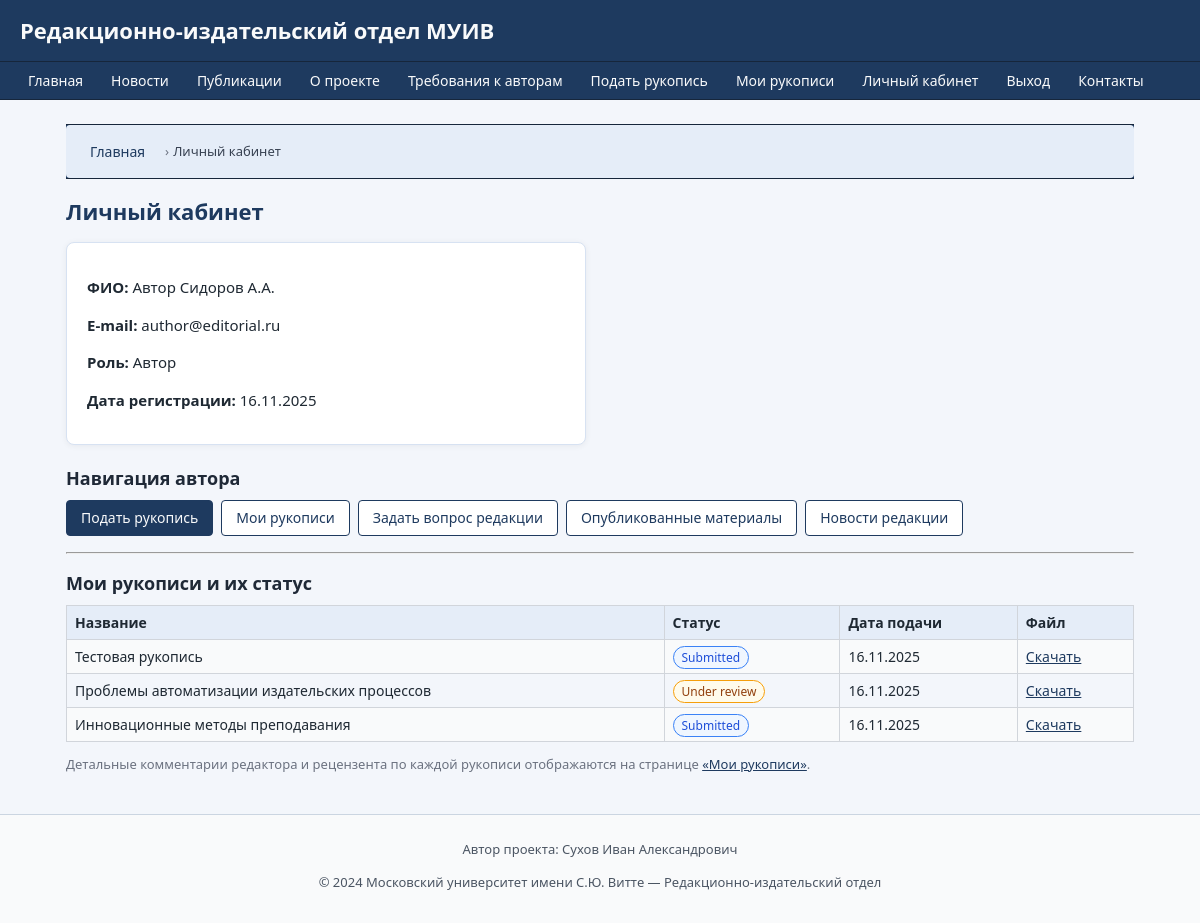
The page /lk (signed in) on the database as committed earlier.
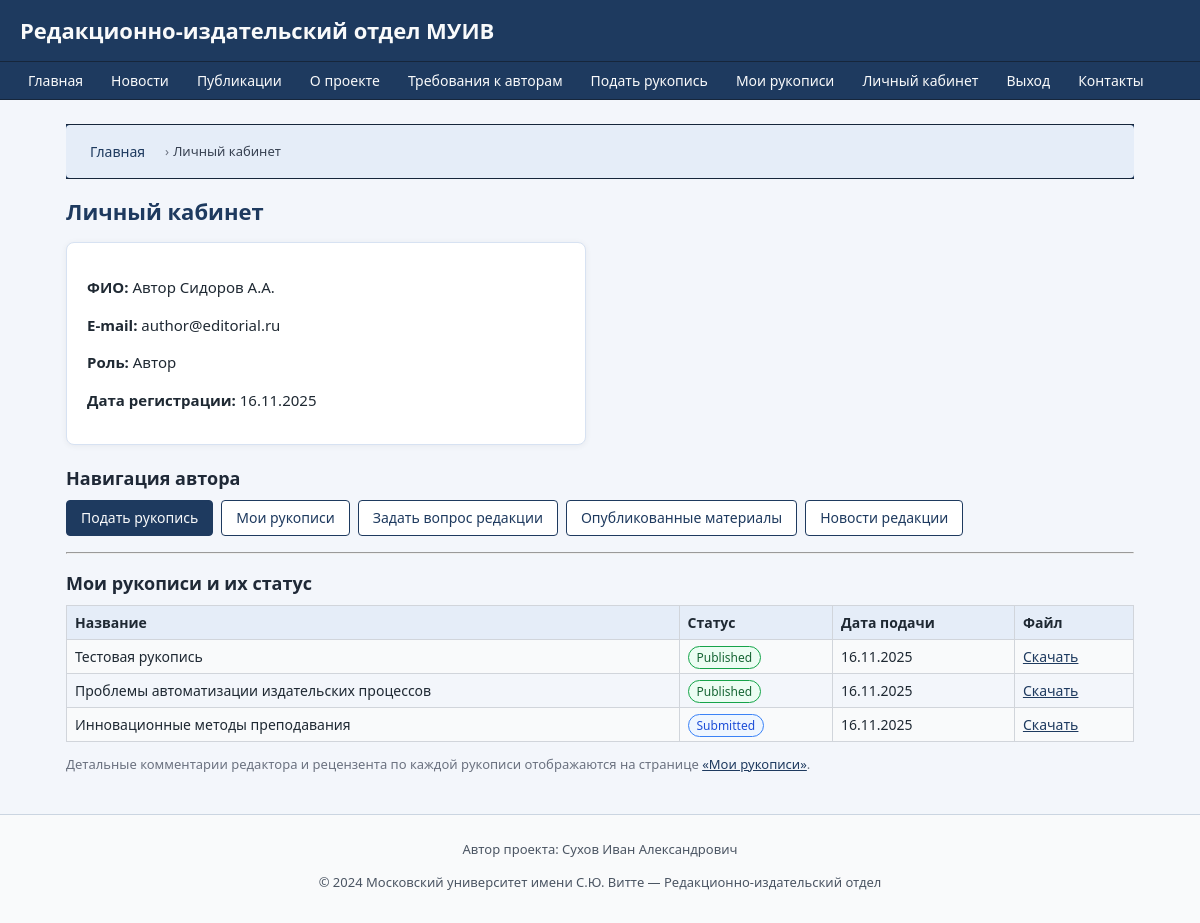
The same page on the database as committed later.
### models.py (models this page shows)
class User(db.Model):
    __tablename__ = 'users'
    id = db.Column(db.Integer, primary_key=True)
    full_name = db.Column(db.String(128), nullable=False)
    email = db.Column(db.String(128), unique=True, nullable=False)
    password_hash = db.Column(db.String(128), nullable=False)
    role = db.Column(db.String(32), nullable=False)  # author, staff, reviewer, admin
    registered_at = db.Column(db.DateTime, default=datetime.utcnow)
    is_blocked = db.Column(db.Boolean, default=False)
    manuscripts = db.relationship('Manuscript', backref='author', lazy=True)
    reviews_made = db.relationship('Review', foreign_keys='Review.reviewer_id',
                                   backref='reviewer_user', lazy=True)
    messages_sent = db.relationship('Message', backref='sender', lazy=True)
    history_entries = db.relationship('ManuscriptHistory',
                                      backref='actor',
                                      lazy=True,
                                      foreign_keys='ManuscriptHistory.actor_id')

class Manuscript(db.Model):
    __tablename__ = 'manuscripts'
    id = db.Column(db.Integer, primary_key=True)
    title = db.Column(db.String(256), nullable=False)
    description = db.Column(db.Text)
    file_path = db.Column(db.String(256), nullable=False)
    status = db.Column(db.String(32), nullable=False, default='submitted')
    created_at = db.Column(db.DateTime, default=datetime.utcnow)
    updated_at = db.Column(db.DateTime, default=datetime.utcnow, onupdate=datetime.utcnow)
    author_id = db.Column(db.Integer, db.ForeignKey('users.id'), nullable=False)
    publication_id = db.Column(db.Integer, db.ForeignKey('publications.id'), nullable=True)
    reviews = db.relationship('Review', backref='manuscript', lazy=True)
    history = db.relationship('ManuscriptHistory',
                              backref='manuscript',
                              lazy=True,
                              order_by='ManuscriptHistory.created_at')

### routes.py (the view, shortened to what this page needs)
@routes.route('/lk')
@login_required()
def lk():
    user = current_user()
    author_manuscripts = []
    reviewer_reviews = []
    staff_manuscripts = []
    admin_stats = {}
    if user.role == 'author':
        author_manuscripts = Manuscript.query.filter_by(author_id=user.id).order_by(Manuscript.created_at.desc()).all()
    elif user.role == 'reviewer':
        reviewer_reviews = Review.query.filter_by(reviewer_id=user.id).order_by(Review.created_at.desc()).all()
    elif user.role == 'staff':
        staff_manuscripts = Manuscript.query.order_by(Manuscript.created_at.desc()).limit(20).all()
    return render_template(
        'auth/profile.html',  # здесь будет универсальный ЛК
        user=user,
        author_manuscripts=author_manuscripts,
        reviewer_reviews=reviewer_reviews,
        staff_manuscripts=staff_manuscripts,
        admin_stats=admin_stats,
        breadcrumbs=[
            ("Главная", url_for('routes.index')),
            ("Личный кабинет", None)
        ]
    )

### routes.py (called while the page is built)
def current_user():
    uid = session.get('user_id')
    if uid:
        return User.query.get(uid)
    return None

def login_required(role=None):
    def wrapper(f):
        from functools import wraps
        @wraps(f)
        def decorated_function(*args, **kwargs):
            user = current_user()
            if not user:
                flash("Для доступа требуется вход.", "warning")
                return redirect(url_for('routes.login'))
            if role and user.role != role:
                flash("Недостаточно прав.", "danger")
                return redirect(url_for('routes.index'))
            return f(*args, **kwargs)
        return decorated_function
    return wrapper

### templates/auth/profile.html (shortened to what this page needs)
{% extends "base.html" %}
{% block content %}
<h2>Личный кабинет</h2>
<div class="card" style="max-width: 520px; margin-bottom: 20px;">
    <p><b>ФИО:</b> {{ user.full_name }}</p>
    <p><b>E-mail:</b> {{ user.email }}</p>
    <p><b>Роль:</b>
        {% if user.role == 'author' %}
            Автор
        {% elif user.role == 'staff' %}
            Редактор
        {% elif user.role == 'reviewer' %}
            Рецензент
        {% elif user.role == 'admin' %}
            Администратор
        {% else %}
            {{ user.role }}
        {% endif %}
    </p>
    <p><b>Дата регистрации:</b> {{ user.registered_at.strftime('%d.%m.%Y') if user.registered_at else '' }}</p>
</div>
{% if user.role == 'author' %}
    <h3>Навигация автора</h3>
    <div class="lk-actions-grid">
        <a class="btn btn-primary" href="{{ url_for('routes.submit_manuscript') }}">Подать рукопись</a>
        <a class="btn btn-outline" href="{{ url_for('routes.manuscript_status') }}">Мои рукописи</a>
        <a class="btn btn-outline" href="{{ url_for('routes.contact') }}">Задать вопрос редакции</a>
        <a class="btn btn-outline" href="{{ url_for('routes.publications') }}">Опубликованные материалы</a>
        <a class="btn btn-outline" href="{{ url_for('routes.news') }}">Новости редакции</a>
    </div>
    <hr>
    <h3>Мои рукописи и их статус</h3>
    {% if author_manuscripts %}
        <table class="table-striped">
            <tr>
                <th>Название</th>
                <th>Статус</th>
                <th>Дата подачи</th>
                <th>Файл</th>
            </tr>
            {% for m in author_manuscripts %}
            <tr>
                <td>{{ m.title }}</td>
                <td>
                    <span class="manuscript-status status-{{ m.status }}">
                        {{ m.status|replace('_', ' ')|capitalize }}
                    </span>
                </td>
                <td>{{ m.created_at.strftime('%d.%m.%Y') if m.created_at else '' }}</td>
                <td>
                    <a href="{{ url_for('routes.media', filename=m.file_path[6:] if m.file_path.startswith('media/') else m.file_path) }}"
                       target="_blank">Скачать</a>
                </td>
            </tr>
            {% endfor %}
        </table>
        <p class="hint">
            Детальные комментарии редактора и рецензента по каждой рукописи отображаются на странице
            <a href="{{ url_for('routes.manuscript_status') }}">«Мои рукописи»</a>.
        </p>
    {% else %}
        <p>У вас пока нет поданных рукописей. Вы можете <a href="{{ url_for('routes.submit_manuscript') }}">отправить первую рукопись</a>.</p>
    {% endif %}
{% endif %}
{% endblock %}

### templates/base.html (shortened to what this page needs)
<!DOCTYPE html>
<html lang="ru">
<head>
    <link rel="stylesheet" href="{{ url_for('static', filename='css/main.css') }}">
    <link rel="stylesheet" href="{{ url_for('static', filename='css/custom.css') }}">
</head>
<body>
    <header>
        <h1>Редакционно-издательский отдел МУИВ</h1>
    </header>
    <nav>
        <ul>
            <li><a href="{{ url_for('routes.index') }}">Главная</a></li>
            <li><a href="{{ url_for('routes.news') }}">Новости</a></li>
            <li><a href="{{ url_for('routes.publications') }}">Публикации</a></li>
            <li><a href="{{ url_for('routes.about') }}">О проекте</a></li>
            <li><a href="{{ url_for('routes.author_rules') }}">Требования к авторам</a></li>
            {% if user %}
                {% if user.role == 'author' %}
                    <li><a href="{{ url_for('routes.submit_manuscript') }}">Подать рукопись</a></li>
                    <li><a href="{{ url_for('routes.manuscript_status') }}">Мои рукописи</a></li>
                {% elif user.role == 'staff' %}
                    <li><a href="{{ url_for('routes.manuscript_list') }}">Все рукописи</a></li>
                {% elif user.role == 'reviewer' %}
                    <li><a href="{{ url_for('routes.manuscript_list') }}">Рецензирование</a></li>
                {% elif user.role == 'admin' %}
                    <li><a href="{{ url_for('routes.admin_dashboard') }}">Админка</a></li>
                {% endif %}
                <li><a href="{{ url_for('routes.lk') }}">Личный кабинет</a></li>
                <li><a href="{{ url_for('routes.logout') }}">Выход</a></li>
            {% else %}
                <li><a href="{{ url_for('routes.login') }}">Вход</a></li>
                <li><a href="{{ url_for('routes.register') }}">Регистрация</a></li>
            {% endif %}
            <li><a href="{{ url_for('routes.contact') }}">Контакты</a></li>
        </ul>
    </nav>
    <div class="container">
        {% if breadcrumbs %}
            <nav class="breadcrumbs">
                <ul>
                    {% for title, url in breadcrumbs %}
                        <li>
                            {% if url %}
                                <a href="{{ url }}">{{ title }}</a>
                            {% else %}
                                <span>{{ title }}</span>
                            {% endif %}
                        </li>
                    {% endfor %}
                </ul>
            </nav>
        {% endif %}
        {% block content %}{% endblock %}
    </div>
    <footer style="text-align: center;">
        <p>Автор проекта: Сухов Иван Александрович</p>
        <p>&copy; 2024 Московский университет имени С.Ю. Витте — Редакционно-издательский отдел</p>
    </footer>
</body>
</html>

### static/css/main.css (style rules this page uses)
* { box-sizing: border-box; }
html, body { margin: 0; padding: 0; }
body { font-family: system-ui, -apple-system, BlinkMacSystemFont, "Segoe UI", sans-serif; font-size: 15px; line-height: 1.5; background: #f3f6fb; color: #1f2933; }
header { background: #1e3a5f; padding: 14px 20px; }
header h1 { margin: 0; font-size: 22px; font-weight: 700; color: #f9fafb; }
nav { background: #1e3a5f; border-top: 1px solid #16263b; border-bottom: 1px solid #16263b; }
nav ul { list-style: none; margin: 0; padding: 0 16px; display: flex; flex-wrap: wrap; gap: 4px; }
nav li { margin: 0; padding: 0; }
nav a { display: block; padding: 8px 12px; text-decoration: none; font-size: 14px; color: #f9fafb; border-radius: 4px; }
.container { max-width: 1100px; margin: 24px auto 40px auto; padding: 0 16px; }
.breadcrumbs { margin-bottom: 16px; }
.breadcrumbs ul { list-style: none; margin: 0; padding: 8px 12px; display: flex; flex-wrap: wrap; gap: 4px; background: #e5edf8; border-radius: 4px; font-size: 13px; }
.breadcrumbs li { display: flex; align-items: center; }
.breadcrumbs li + li::before { content: "›"; margin: 0 4px; color: #6b7280; }
.breadcrumbs a { text-decoration: none; color: #1e3a5f; }
.breadcrumbs span { color: #374151; }
.card { background: #ffffff; border: 1px solid #d7e2f2; border-radius: 8px; padding: 18px 20px; box-shadow: 0 1px 6px rgba(15, 23, 42, 0.06); margin-bottom: 18px; }
.btn { display: inline-block; padding: 7px 14px; font-size: 14px; line-height: 1.4; border-radius: 4px; border: 1px solid transparent; cursor: pointer; text-decoration: none; text-align: center; white-space: nowrap; transition: background 0.15s ease, color 0.15s ease, border-color 0.15s ease, transform 0.08s ease; }
.btn-primary { background: #1e3a5f; color: #f9fafb; border-color: #1e3a5f; }
.btn-outline { background: #ffffff; color: #1e3a5f; border-color: #1e3a5f; }
table { border-collapse: collapse; width: 100%; }
.table-striped th, .table-striped td { border: 1px solid #d1d5db; padding: 6px 8px; font-size: 14px; }
.table-striped th { background: #e5edf8; text-align: left; }
.table-striped tr:nth-child(even) td { background: #f9fafb; }
.manuscript-status { padding: 2px 8px; border-radius: 999px; font-size: 12px; border: 1px solid #d1d5db; background: #f3f4f6; white-space: nowrap; }
.status-submitted { border-color: #3b82f6; background: #eff6ff; color: #1d4ed8; }
.status-accepted, .status-published { border-color: #16a34a; background: #ecfdf3; color: #166534; }
footer { border-top: 1px solid #cbd5e1; padding: 12px 16px 18px 16px; background: #f9fafb; font-size: 13px; color: #4b5563; text-align: center; }
.lk-actions-grid { display: flex; flex-wrap: wrap; gap: 8px; margin-bottom: 16px; }

### static/css/custom.css (style rules this page uses)
h2 { margin-top: 0; margin-bottom: 14px; font-size: 22px; color: #1e3a5f; }
h3 { margin-top: 16px; margin-bottom: 8px; font-size: 18px; color: #1f2937; }
.hint { font-size: 13px; color: #6b7280; }
a { color: #1e3a5f; }

Rows that differ between the two databases and show on the page:
changed Manuscript "Тестовая рукопись": status "Submitted" → "Published"
changed Manuscript "Проблемы автоматизации издательских процессов": status "Under review" → "Published"
